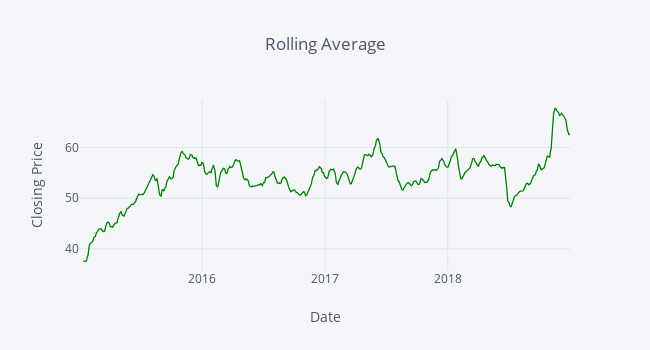

The notebook cell saved with this chart:
### Markdown cell above
What we are going to do is add in a **rolling mean**. A rolling mean simply create a little window, say 7 days, and it looks at each section of 7 days and performs some sort of aggregate function on it. In this case it will be a mean, or average. So every 7 days will will take the mean and keep rolling it along with that 7 day window.

### Code cell
df["Close"].rolling(
    window=7
).mean().iplot(
    kind="line",
    color="green",
    title="Rolling Average",
    xTitle='Date',
    yTitle='Closing Price',
    dimensions=(650,350)
)

### Figure 1 — Plotly figure (JSON) as saved in the notebook; plotly's stock layout.template omitted (floating-point values rounded to 4 significant figures; data arrays with more than 128 entries replaced by an {"elided": "..."} marker saying what was removed)
{"data": [{"line": {"color": "rgba(0, 128, 0, 1.0)", "dash": "solid", "shape": "linear", "width": 1.3}, "mode": "lines", "name": "Close", "text": "", "type": "scatter", "uid": "cd0fd71a-6a26-4795-9c64-bfd762573d47", "x": {"elided": "1006 str values"}, "y": {"elided": "1006 mixed values"}}], "layout": {"height": 350, "legend": {"bgcolor": "#F5F6F9", "font": {"color": "#4D5663"}}, "paper_bgcolor": "#F5F6F9", "plot_bgcolor": "#F5F6F9", "title": {"font": {"color": "#4D5663"}, "text": "Rolling Average"}, "width": 650, "xaxis": {"gridcolor": "#E1E5ED", "showgrid": true, "tickfont": {"color": "#4D5663"}, "title": {"font": {"color": "#4D5663"}, "text": "Date"}, "zerolinecolor": "#E1E5ED"}, "yaxis": {"gridcolor": "#E1E5ED", "showgrid": true, "tickfont": {"color": "#4D5663"}, "title": {"font": {"color": "#4D5663"}, "text": "Closing Price"}, "zerolinecolor": "#E1E5ED"}}}
